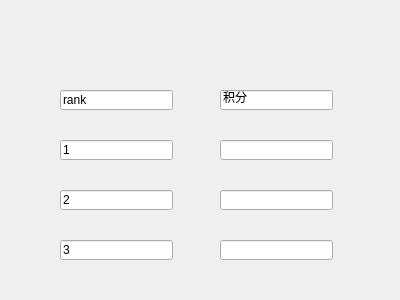
<?xml version="1.0" encoding="UTF-8"?>
<ui version="4.0">
 <class>rank</class>
 <widget class="QWidget" name="rank">
  <property name="geometry">
   <rect>
    <x>0</x>
    <y>0</y>
    <width>400</width>
    <height>300</height>
   </rect>
  </property>
  <property name="windowTitle">
   <string>Form</string>
  </property>
  <widget class="QLineEdit" name="lineEdit">
   <property name="geometry">
    <rect>
     <x>60</x>
     <y>90</y>
     <width>113</width>
     <height>20</height>
    </rect>
   </property>
   <property name="text">
    <string>rank</string>
   </property>
  </widget>
  <widget class="QLineEdit" name="lineEdit_2">
   <property name="geometry">
    <rect>
     <x>220</x>
     <y>90</y>
     <width>113</width>
     <height>20</height>
    </rect>
   </property>
   <property name="text">
    <string>积分</string>
   </property>
  </widget>
  <widget class="QLineEdit" name="lineEdit_3">
   <property name="geometry">
    <rect>
     <x>60</x>
     <y>140</y>
     <width>113</width>
     <height>20</height>
    </rect>
   </property>
   <property name="text">
    <string>1</string>
   </property>
  </widget>
  <widget class="QLineEdit" name="lineEdit_4">
   <property name="geometry">
    <rect>
     <x>220</x>
     <y>140</y>
     <width>113</width>
     <height>20</height>
    </rect>
   </property>
  </widget>
  <widget class="QLineEdit" name="lineEdit_5">
   <property name="geometry">
    <rect>
     <x>60</x>
     <y>190</y>
     <width>113</width>
     <height>20</height>
    </rect>
   </property>
   <property name="text">
    <string>2</string>
   </property>
  </widget>
  <widget class="QLineEdit" name="lineEdit_6">
   <property name="geometry">
    <rect>
     <x>220</x>
     <y>190</y>
     <width>113</width>
     <height>20</height>
    </rect>
   </property>
  </widget>
  <widget class="QLineEdit" name="lineEdit_7">
   <property name="geometry">
    <rect>
     <x>60</x>
     <y>240</y>
     <width>113</width>
     <height>20</height>
    </rect>
   </property>
   <property name="text">
    <string>3</string>
   </property>
  </widget>
  <widget class="QLineEdit" name="lineEdit_8">
   <property name="geometry">
    <rect>
     <x>220</x>
     <y>240</y>
     <width>113</width>
     <height>20</height>
    </rect>
   </property>
  </widget>
 </widget>
 <resources/>
 <connections/>
</ui>
